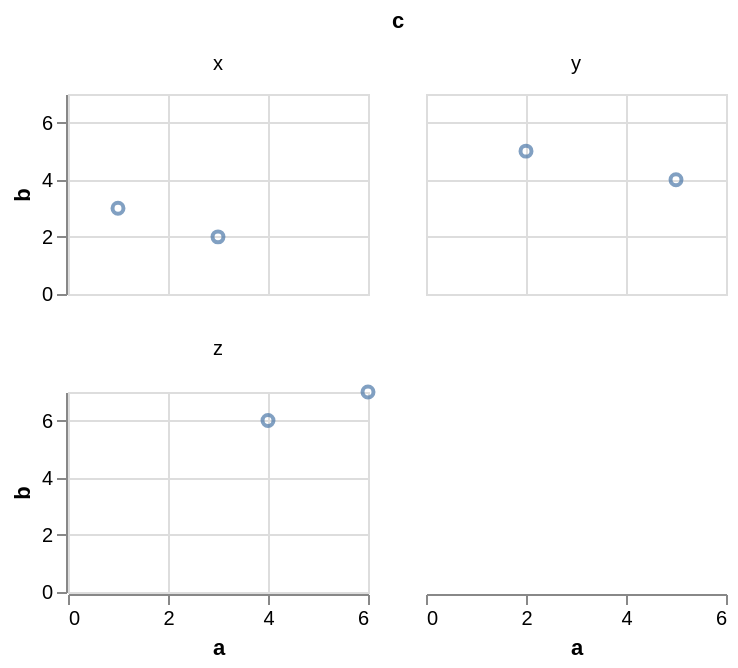

Describe this chart as a Vega-Lite specification.
### Vega-Lite specification from a JSON file in a GitHub repository (floating-point values rounded to 4 significant figures)
{"$schema": "https://vega.github.io/schema/vega-lite/v6.json", "data": {"values": [{"a": 1, "b": 3, "c": "x", "d": "2020-01-01"}, {"a": 2, "b": 5, "c": "y", "d": "2020-03-01"}, {"a": 3, "b": 2, "c": "x", "d": "2020-06-01"}, {"a": 4, "b": 6, "c": "z", "d": "2020-09-01"}, {"a": 5, "b": 4, "c": "y", "d": "2021-01-01"}, {"a": 6, "b": 7, "c": "z", "d": "2021-04-01"}]}, "facet": {"field": "c", "type": "nominal"}, "spec": {"width": 150, "height": 100, "mark": "point", "encoding": {"x": {"field": "a", "type": "quantitative"}, "y": {"field": "b", "type": "quantitative"}}, "params": [{"name": "brush", "select": "interval"}]}, "columns": 2}
